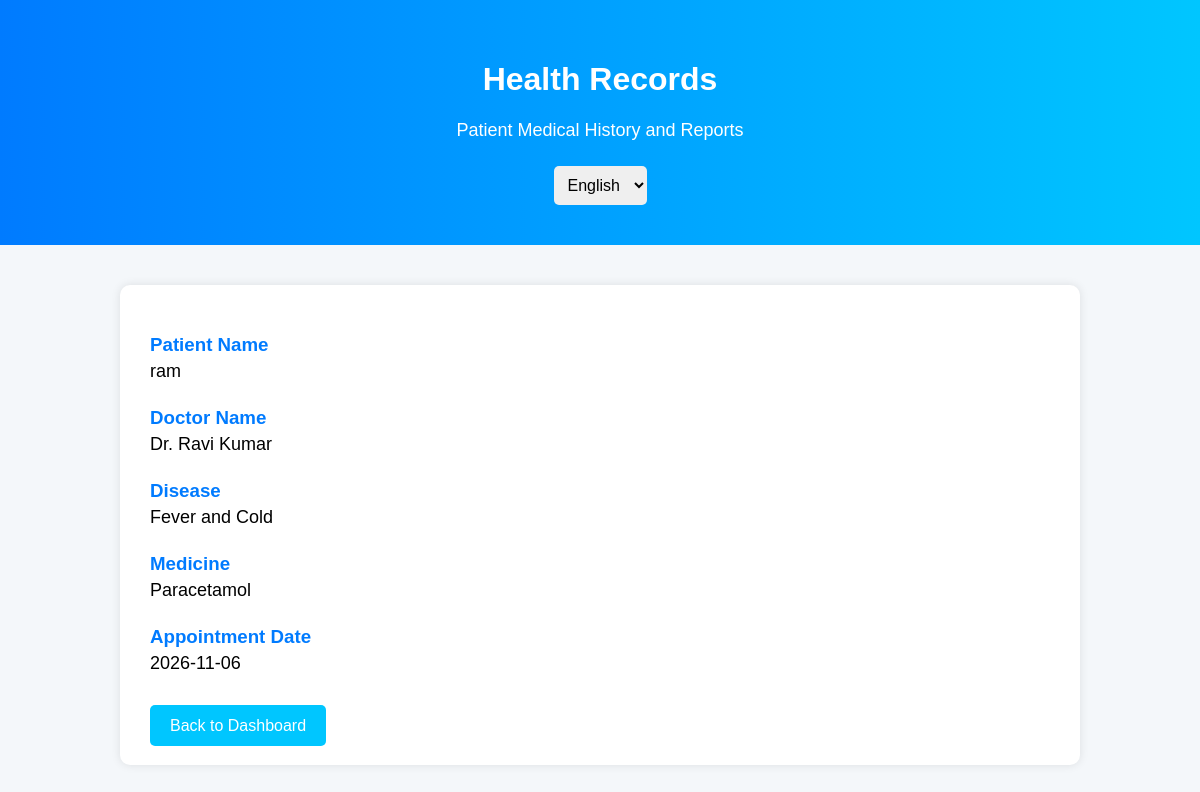
Before: /records with the older database file.
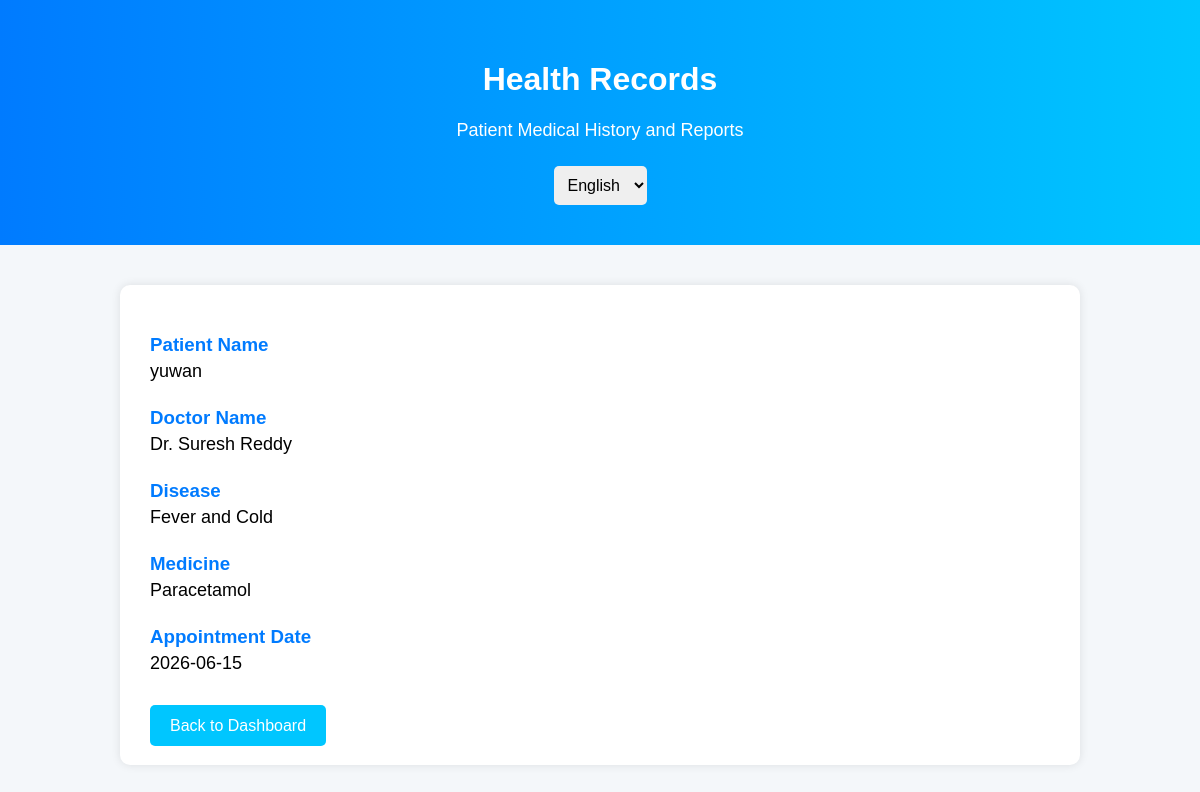
After: the same page with the newer database file.
### app.py (models this page shows)
class Appointment(db.Model):
    id = db.Column(db.Integer, primary_key=True)
    patient_name = db.Column(db.String(100))
    doctor_name = db.Column(db.String(100))
    appointment_date = db.Column(db.String(50))
    appointment_time = db.Column(db.String(50))

### app.py (the view, shortened to what this page needs)
@app.route('/records')
def records():
    latest_appointment = Appointment.query.order_by(
        Appointment.id.desc()
    ).first()
    if latest_appointment:
        record = {
            "patient_name":
            latest_appointment.patient_name,
            "doctor":
            latest_appointment.doctor_name,
            "disease":"Fever and Cold",
            "medicine":"Paracetamol",
            "date":
            latest_appointment.appointment_date
        }
    return render_template(
        'health_records.html',
        record=record
    )

### templates/health_records.html (shortened to what this page needs)
<!DOCTYPE html>
<html lang="en">
<head>
</head>
<body>
    <div class="header">
        <h1 id="title">Health Records</h1>
        <p id="subtitle">
            Patient Medical History and Reports
        </p>
        <div class="language-box">
            <select onchange="changeLanguage(this.value)">
                <option value="english">
                    English
                </option>
            </select>
        </div>
    </div>
    <div class="container">
        <div class="card">
            <h3 id="patient-text">
                Patient Name
            </h3>
            <p>
                {{ record.patient_name }}
            </p>
            <h3 id="doctor-text">
                Doctor Name
            </h3>
            <p>
                {{ record.doctor }}
            </p>
            <h3 id="disease-text">
                Disease
            </h3>
            <p>
                {{ record.disease }}
            </p>
            <h3 id="medicine-text">
                Medicine
            </h3>
            <p>
                {{ record.medicine }}
            </p>
            <h3 id="date-text">
                Appointment Date
            </h3>
            <p>
                {{ record.date }}
            </p>
            <br>
            <a href="/patient"
               class="btn"
               id="back-btn">
               Back to Dashboard
            </a>
        </div>
    </div>
</body>
</html>

Changed rows visible on the page:
no longer on this page (row unchanged): Appointment: patient_name "ram", doctor "Dr. Ravi Kumar", date "2026-11-06"
added Appointment: patient_name "yuwan", doctor "Dr. Suresh Reddy", date "2026-06-15"
